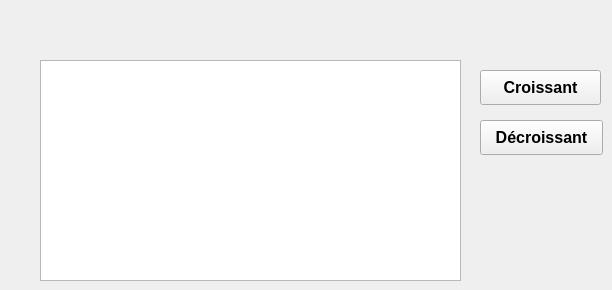
            <widget class="QWidget" name="tab_26">
             <attribute name="title">
              <string>Par CIN</string>
             </attribute>
             <widget class="QTableView" name="tri_cin">
              <property name="geometry">
               <rect>
                <x>40</x>
                <y>60</y>
                <width>421</width>
                <height>221</height>
               </rect>
              </property>
             </widget>
             <widget class="QPushButton" name="tricr_cin">
              <property name="geometry">
               <rect>
                <x>480</x>
                <y>70</y>
                <width>121</width>
                <height>35</height>
               </rect>
              </property>
              <property name="font">
               <font>
                <family>Microsoft JhengHei UI</family>
                <pointsize>12</pointsize>
                <weight>75</weight>
                <bold>true</bold>
               </font>
              </property>
              <property name="text">
               <string>Croissant</string>
              </property>
             </widget>
             <widget class="QPushButton" name="tridcr_cin">
              <property name="geometry">
               <rect>
                <x>480</x>
                <y>120</y>
                <width>123</width>
                <height>35</height>
               </rect>
              </property>
              <property name="font">
               <font>
                <family>Microsoft JhengHei UI</family>
                <pointsize>12</pointsize>
                <weight>75</weight>
                <bold>true</bold>
               </font>
              </property>
              <property name="text">
               <string>Décroissant</string>
              </property>
             </widget>
            </widget>
